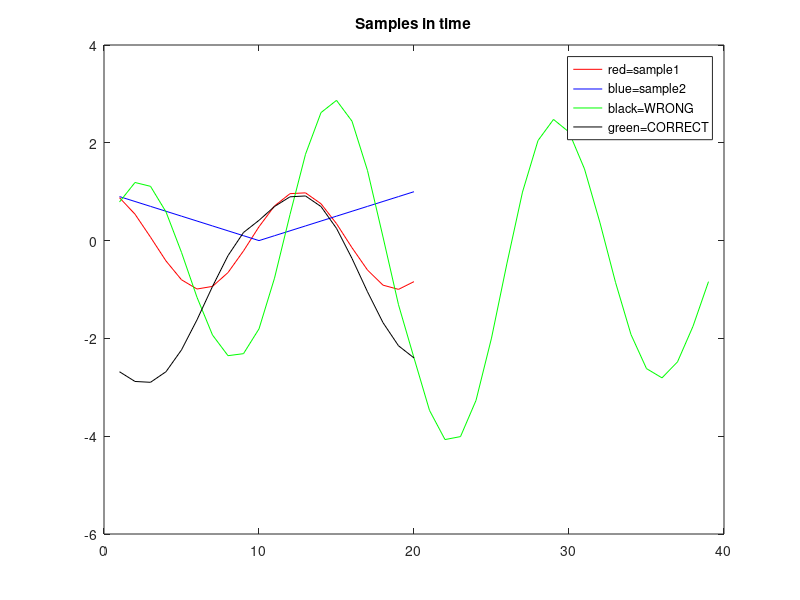
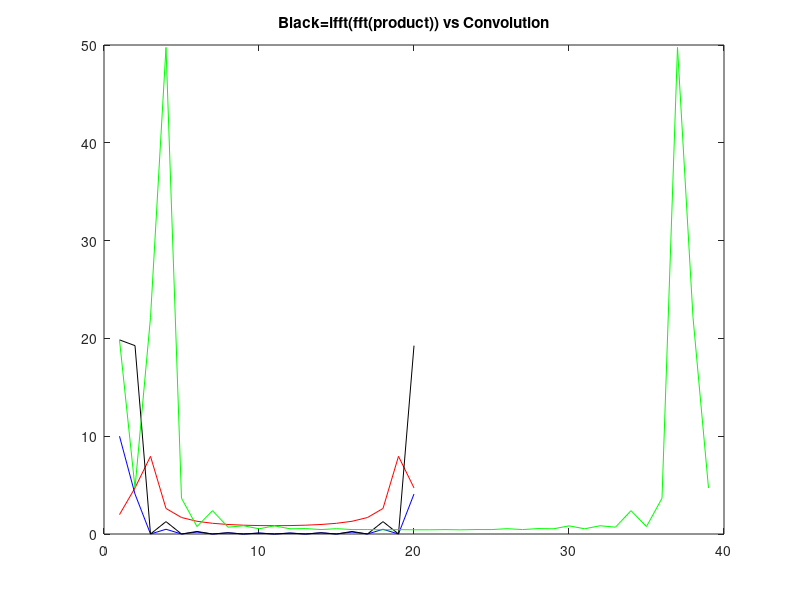
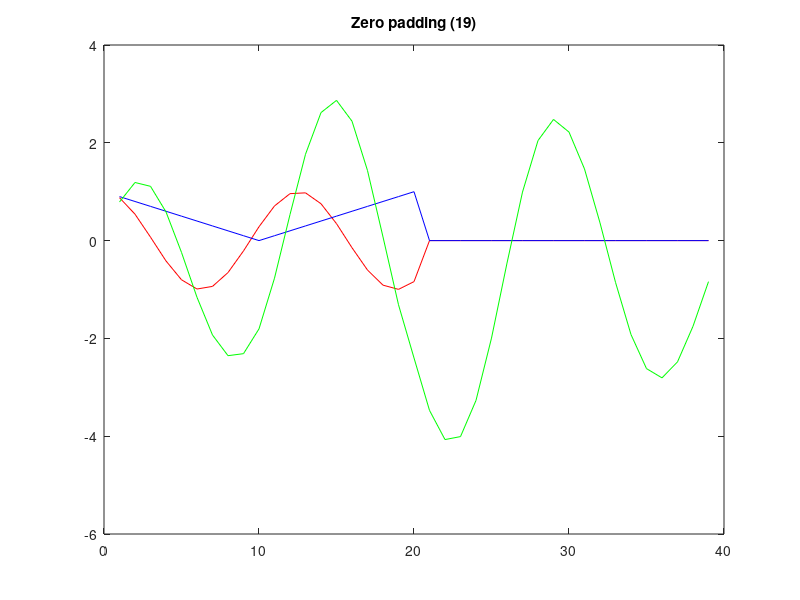
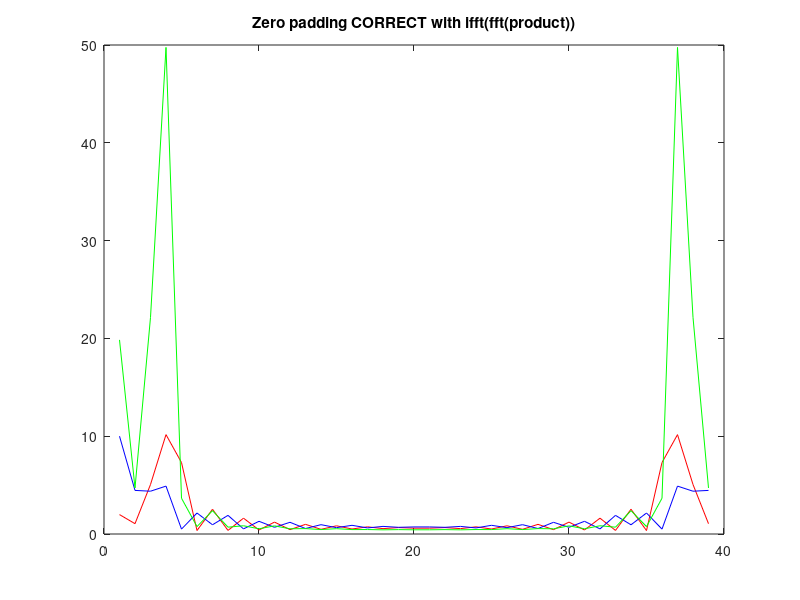

Source code (MATLAB) for these figures, in order:
clear all
clc

% ******************************************************************
% 1. LATHOS TROPOS NA VRW TIN Y
% ******************************************************************

x = cos(0.5 * [1:1:20]);
h = 0.1 * abs([1:1:20] - 10);
y = conv(x, h)    	% 39 deigmata = 20+20-1 - SWSTO
X = fft(x);		% Complex me 20 deigmata opws kai h x[n]
H = fft(h);             % Complex me 20 deigmata opws kai h h[n]
Ytest = X .* H;         % Diastasi Ytest = 20, logw ginomenou X .* H
ytest = ifft(Ytest);    % Ytest me 20 ----> ytest me 20 ----> Lathos
Y = fft(y);

% PLOT 1
plot(x, 'red');
hold on
plot(h, 'blue');
hold on
plot(y, 'green')    		% Swsti h synelixi me 39
hold on
plot(ytest, 'black');       % Lathos me 20 stoixeia
title('Samples in time');
legend('red=sample1', 'blue=sample2', 'black=WRONG', 'green=CORRECT');

% PLOT 2
figure
plot(abs(X), 'red');
hold on
plot(abs(H), 'blue');
hold on
plot(abs(Ytest), 'black');
hold on
plot(abs(Y), 'green');
title('Black=ifft(fft(product)) vs Convolution');

% Nai, alla to mauro fasma Ytest einai o DFT tou y = x synelixi h?
% Kati tetoio den isxyei
% Tha to dw to lathos me ifft 
% To ytest einai lathos exei 20 anti 39


% ******************************************************************
% ZERO PANTING = SWSTOS TROPOS NA TO VRW
% ******************************************************************

xx = zeros(1,39);		% xx me 39 deigmata
xx(1:20) = x;
hh = zeros(1,39);		% hh me 39 deigmata
hh(1:20) = h;
XX = fft(xx);			% 39
HH = fft(hh);			% 39
YY = XX .* HH;			% 39
yy = real(ifft(YY));		% H yy exei kai ayti 39 (afou exei 39 kai h YY) = swsto = iso me tin synelixi tou plot 1 me to mauro
% Gia ypologistikes astoxies to real()

% PLOT 3
figure
plot(xx, 'red');
hold on
plot(hh, 'blue');
plot(yy, 'green')           % ******** PREPEI AYTIN H MAYRI yy tou plot 3 na einai idia me tin swsti SYNELIXI tou plot 1 ********
title('Zero padding (19)');

% PLOT 4
figure
plot(abs(XX), 'red');
hold on
plot(abs(HH), 'blue');
hold on
plot(abs(YY), 'green');
title('Zero padding CORRECT with ifft(fft(product))');
